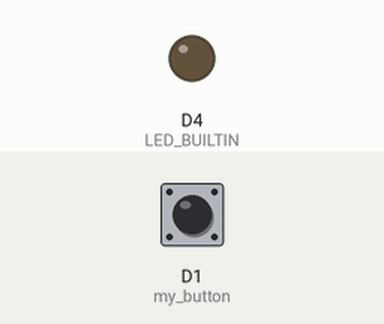
Simulated run of this sketch. Board: ESP8266 (NodeMCU). On the bench: output pins drawn as LEDs (lit = HIGH, except the on-board LED, lit = LOW). The inputs (shaded band) are chosen by the test bench; at power-on: D1 (my_button) HIGH.

Above: at 1.2 s.
1.3 s: D1 (my_button) pulled LOW for 0.15 s
At 1.37 s:
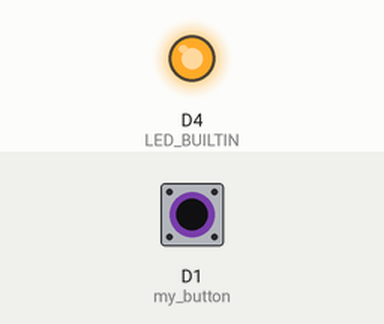
2.9 s: D1 (my_button) pulled LOW for 3.2 s
At 6.4 s:
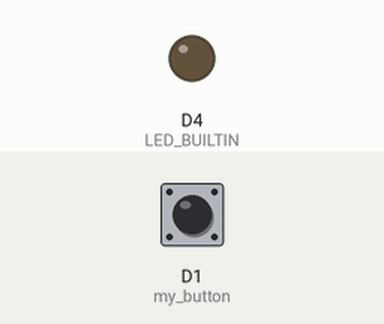
Timing chart, 0 to 7.9 s (numbered marks = the images above; inputs shaded):
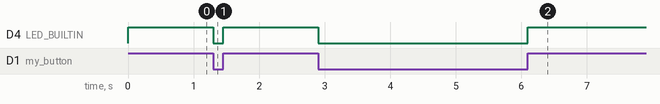

The sketch:

p2_1-digiatalIO.ino
```cpp
int my_button = D1;


void setup() {
  pinMode(LED_BUILTIN, OUTPUT);
  pinMode(my_button, INPUT);
}

void loop() {
  int button_status = digitalRead(my_button);
  if(button_status == LOW) {
    digitalWrite(LED_BUILTIN, LOW);
  } else {
    digitalWrite(LED_BUILTIN, HIGH);
  }

}
```

Measured:
- after the input at 1.3 s, D4 (LED_BUILTIN): HIGH → LOW at once, → HIGH 0.15 s later
- after the input at 2.9 s, D4 (LED_BUILTIN): HIGH → LOW at once, → HIGH 3.2 s later
